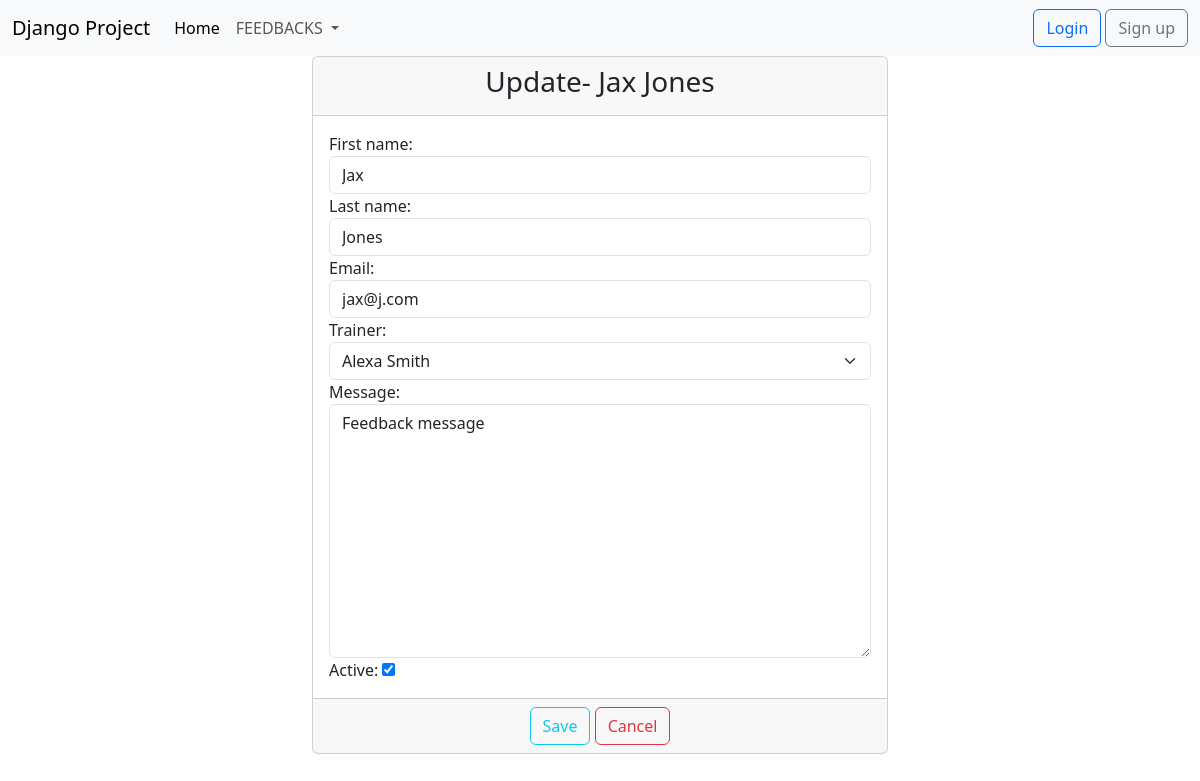
Screenshot of /update-feedback/1/ with the database file from the repository.
### feedback/models.py (models this page shows)
class Feedback(models.Model):
    first_name = models.CharField(max_length=40)
    last_name = models.CharField(max_length=40)
    email = models.EmailField(max_length=40)
    trainer = models.ForeignKey(Trainer, on_delete=models.CASCADE, null=True)
    message = models.TextField(max_length=400)
    active = models.BooleanField(default=True)
    created_at = models.DateTimeField(auto_now_add=True)
    updated_at = models.DateTimeField(auto_now=True)
    def __str__(self):
        return f'{self.first_name} {self.last_name}'

### trainer/models.py (models this page shows)
class Trainer(models.Model):
    department_options = (
        ('backend', 'BACKEND'),
        ('frontend', 'FRONTEND'),
        ('network', 'NETWORK')
    )
    first_name = models.CharField(max_length=20)
    last_name = models.CharField(max_length=20)
    course = models.CharField(max_length=40)
    email = models.EmailField(max_length=40)
    department = models.CharField(max_length=40, choices=department_options)
    active = models.BooleanField(default=True)
    profile = models.ImageField(upload_to='profiles/', null=True)
    created_at = models.DateTimeField(auto_now_add=True)
    updated_at = models.DateTimeField(auto_now=True)
    def __str__(self):
        return f'{self.first_name} {self.last_name}'

### feedback/views.py (the view)
# urls.py: path('update-feedback/<int:pk>/', views.FeedbackUpdateView.as_view(), name='update_feedback'),
class FeedbackUpdateView(UpdateView):
    template_name = 'feedback/update_feedback.html'
    model = Feedback
    form_class = FeedbackUpdateForm
    success_url = reverse_lazy('list_of_feedbacks')

### feedback/forms.py
class FeedbackUpdateForm(forms.ModelForm):
    class Meta:
        model = Feedback
        fields = ['first_name', 'last_name', 'email', 'trainer', 'message', 'active',
                  ]
        widgets = {
            'first_name': TextInput(attrs={'class': 'form-control', 'placeholder': 'Enter your first name here'}),
            'last_name': TextInput(attrs={'class': 'form-control', 'placeholder': 'Enter your last name here'}),
            'email': EmailInput(attrs={'class': 'form-control', 'placeholder': 'Enter your email here'}),
            'message': Textarea(attrs={'class': 'form-control', 'placeholder': 'Enter your message'}),
            'created_at': DateInput(attrs={'class': 'form-control', 'type': 'date'}),
            'updated_at': DateInput(attrs={'class': 'form-control', 'type': 'date'}),
            'trainer': Select(attrs={'class': 'form-select'})
        }

### djangoProject/context_processors.py (called while the page is built)
def get_all_trainers(request):
    get_trainers = Trainer.objects.all()
    return {'trainers': get_trainers}

### templates/feedback/update_feedback.html (shortened to what this page needs)
{% extends 'base.html' %}
{% block content %}
    <div class="container-fluid">
        <div class="row">
            <div class="col-md-6 offset-md-3">
                <div class="card">
                    <div class="card-header">
                        <h3 class="text-center">Update- {{ feedback }}</h3>
                    </div>
                    <form method="post" enctype="multipart/form-data">
                        <div class="card-body">
                            {{ form }}
                        </div>
                        <div class="card-footer text-center">
                            <button type="submit" class="btn btn-outline-info">Save</button>
                            <a href="{% url 'list_of_feedbacks' %}" class="btn btn-outline-danger">Cancel</a>
                        </div>
                    </form>
                </div>
            </div>
        </div>
    </div>
{% endblock %}

### rows the page displays
Feedback: first_name+last_name "Jax Jones", first_name "Jax", last_name "Jones", email "jax@j.com", trainer "Alexa Smith", message "Feedback message", active "☑"
